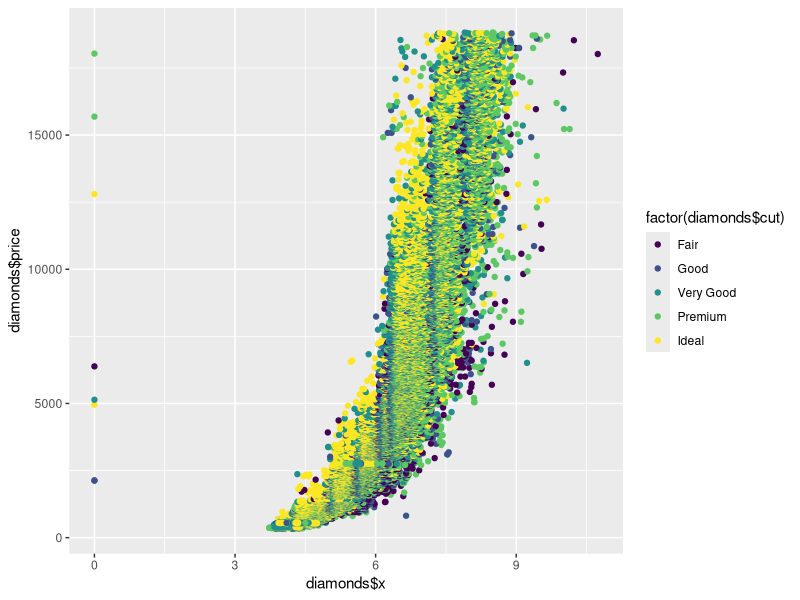

This figure's R source:
## ---- chunk 1
library(ggplot2)
## ---- chunk 2
head(diamonds)
## ---- chunk 3
p <- ggplot(diamonds, aes(x = diamonds$x, y = diamonds$price)) + geom_point(aes(color = factor(diamonds$cut)))
print(p)
